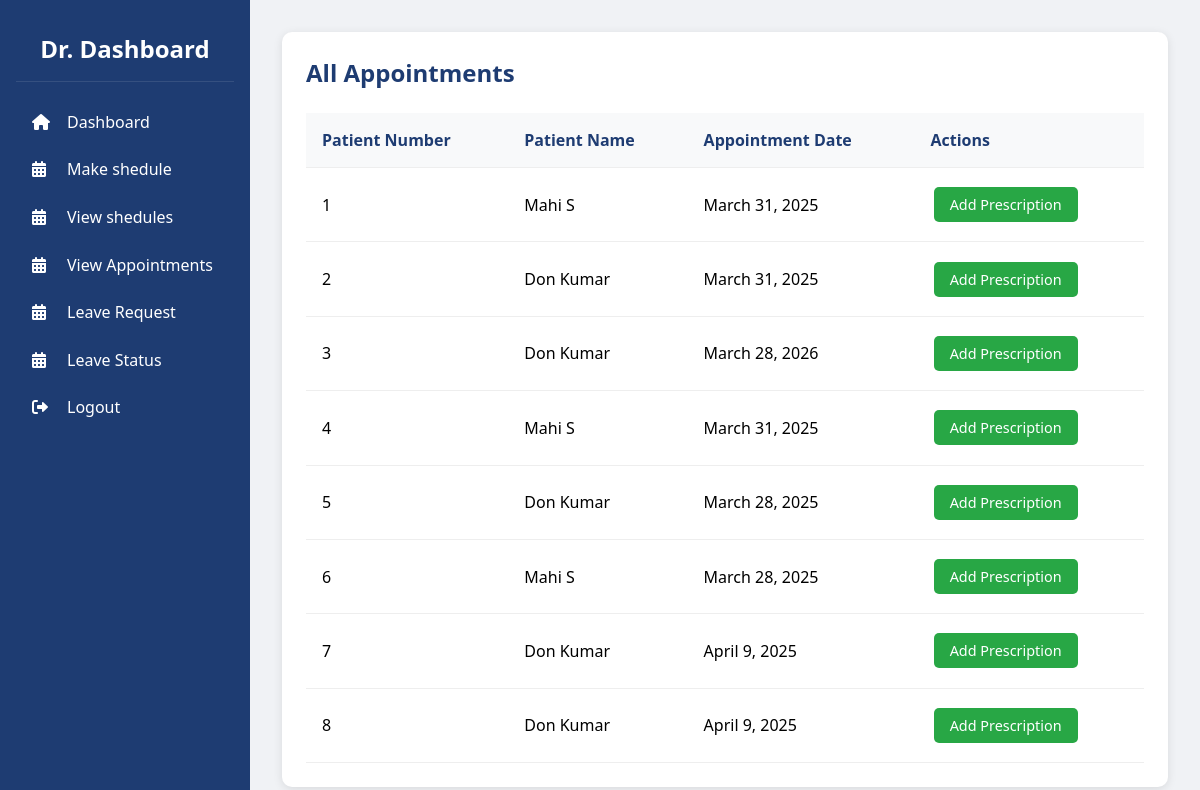
Screenshot of /doctor_appointments/ (signed in) with the database file from the repository.
### patient/models.py (models this page shows)
class Appointment_s(models.Model):
    userid = models.ForeignKey(user, on_delete=models.CASCADE, related_name='patient_appointments')
    doctorid = models.ForeignKey(user, on_delete=models.CASCADE, related_name='doctor_appointments')
    date = models.DateField()
    status = models.IntegerField()

### predict/models.py (models this page shows)
class user(models.Model):
    firstname=models.CharField(max_length=255)
    lastname=models.CharField(max_length=255)
    email=models.EmailField(unique=True)
    phone=models.CharField(max_length=12)
    password=models.CharField(max_length=20)
    role=models.CharField(max_length=20)

### doctor/views.py (the view)
# urls.py: path('doctor_appointments/', views.doctor_appointments, name='doctor_appointments'),
def doctor_appointments(request):
    user_id = request.session.get('user_id')
    if not user_id:
        return redirect('login')  # Redirect if not authenticated
    try:
        doctor = user.objects.get(id=user_id, role='1')
    except user.DoesNotExist:
        return render(request, 'error.html', {'message': 'Unauthorized access'})
    appointments = Appointment_s.objects.filter(doctorid=doctor)
    for idx, appointment in enumerate(appointments, start=1):
        appointment.patient_number = idx
    return render(request, 'doctor_appointments.html', {
    'appointments': appointments,
    'doctor_id': doctor.id,  # Ensure doctor_id is set properly
    'patient_ids': [appt.userid.id for appt in appointments]
})

### doctor/templates/doctor_appointments.html (shortened to what this page needs)
<!DOCTYPE html>
<html lang="en">
<head>
    <link rel="stylesheet" href="https://cdnjs.cloudflare.com/ajax/libs/font-awesome/6.0.0/css/all.min.css">
</head>
<body>
    <aside class="sidebar">
        <div class="sidebar-header">
            <h2>Dr. Dashboard</h2>
        </div>
        <ul class="sidebar-menu">
            <li><a href="{% url 'doctordash' %}"><i class="fas fa-home"></i>Dashboard</a></li>
            <li><a href="{% url 'shedulerdoctor' %}"><i class="fas fa-calendar-alt"></i>Make shedule</a></li>
            <li><a href="{% url 'view_shedules' %}"><i class="fas fa-calendar-alt"></i>View shedules</a></li>
            <li><a href="{% url 'doctor_appointments' %}"><i class="fas fa-calendar-alt"></i>View Appointments</a></li>
            <li><a href="{% url 'leave' %}"><i class="fas fa-calendar-alt"></i>Leave Request</a></li>
            <li><a href="{% url 'leave_status' %}"><i class="fas fa-calendar-alt"></i>Leave Status</a></li>
            <li><a href="{% url 'logout_view' %}"><i class="fas fa-sign-out-alt"></i>Logout</a></li>
        </ul>
    </aside>
    <main class="main-content">
        <div class="appointments-container">
            <h2>All Appointments</h2>
            {% if appointments %}
                <table>
                    <thead>
                        <tr>
                            <th>Patient Number</th>
                            <th>Patient Name</th>
                            <th>Appointment Date</th>
                            <th>Actions</th>
                        </tr>
                    </thead>
                    <tbody>
                        {% for appointment in appointments %}
                        <tr>
                            <td>{{ appointment.patient_number }}</td>
                            <td>{{ appointment.userid.firstname }} {{ appointment.userid.lastname }}</td>
                            <td>{{ appointment.date }}</td>
                            <td>
                                <a href="{% url 'add_presicription' doctor_id appointment.userid.id %}" class="action-button add-prescription-btn">
                                    Add Prescription
                                </a>
                            </td>
                        </tr>
                        {% endfor %}
                    </tbody>
                </table>
            {% else %}
                <div class="no-appointments">
                    <p>No appointments available.</p>
                </div>
            {% endif %}
        </div>
    </main>
</body>
</html>

### doctor/templates/doctor_appointments.html (style rules this page uses)
* { margin: 0; padding: 0; box-sizing: border-box; font-family: 'Segoe UI', Tahoma, Geneva, Verdana, sans-serif; }
body { display: flex; min-height: 100vh; background: #f0f2f5; }
.sidebar { width: 250px; background: #1e3c72; color: white; padding: 1rem; }
.sidebar-header { padding: 1rem; text-align: center; border-bottom: 1px solid rgba(255,255,255,0.1); margin-bottom: 1rem; }
.sidebar-menu { list-style: none; }
.sidebar-menu a { color: white; text-decoration: none; padding: 0.8rem 1rem; display: block; border-radius: 5px; transition: background 0.3s; }
.sidebar-menu i { width: 25px; margin-right: 10px; }
.main-content { flex: 1; padding: 2rem; background: #f0f2f5; }
.appointments-container { background: white; padding: 1.5rem; border-radius: 10px; box-shadow: 0 2px 10px rgba(0,0,0,0.1); }
.appointments-container h2 { color: #1e3c72; margin-bottom: 1.5rem; }
table { width: 100%; border-collapse: collapse; }
th, td { padding: 1rem; text-align: left; border-bottom: 1px solid #eee; }
th { background: #f8f9fa; color: #1e3c72; }
.action-button { padding: 0.5rem 1rem; border: none; border-radius: 5px; cursor: pointer; transition: background 0.3s; text-decoration: none; display: inline-block; margin: 0.2rem; font-size: 0.9rem; }
.add-prescription-btn { background: #28a745; color: white; }

### rows the page displays
Appointment_s: patient_number "1", userid.firstname "Mahi", userid.lastname "S", date "March 31, 2025"
Appointment_s: patient_number "2", userid.firstname "Don", userid.lastname "Kumar", date "March 31, 2025"
Appointment_s: patient_number "3", userid.firstname "Don", userid.lastname "Kumar", date "March 28, 2026"
Appointment_s: patient_number "4", userid.firstname "Mahi", userid.lastname "S", date "March 31, 2025"
Appointment_s: patient_number "5", userid.firstname "Don", userid.lastname "Kumar", date "March 28, 2025"
Appointment_s: patient_number "6", userid.firstname "Mahi", userid.lastname "S", date "March 28, 2025"
Appointment_s: patient_number "7", userid.firstname "Don", userid.lastname "Kumar", date "April 9, 2025"
Appointment_s: patient_number "8", userid.firstname "Don", userid.lastname "Kumar", date "April 9, 2025"
